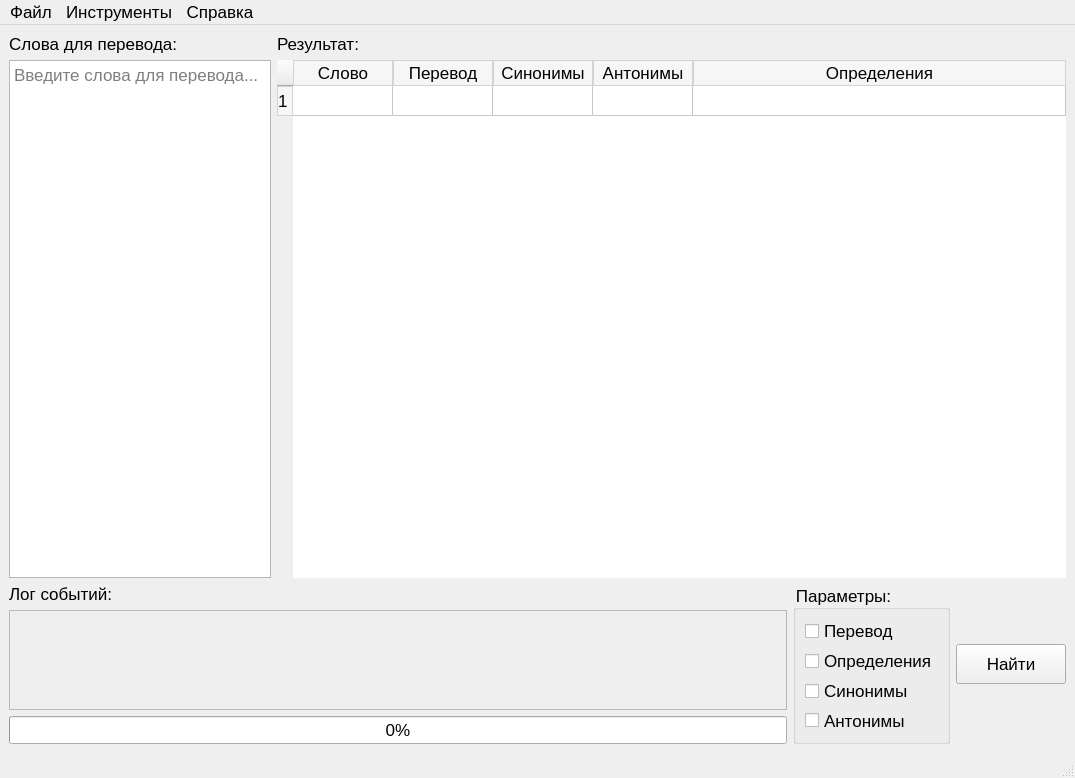
<?xml version="1.0" encoding="UTF-8"?>
<ui version="4.0">
 <class>MainWindow</class>
 <widget class="QMainWindow" name="MainWindow">
  <property name="geometry">
   <rect>
    <x>0</x>
    <y>0</y>
    <width>1075</width>
    <height>778</height>
   </rect>
  </property>
  <property name="windowTitle">
   <string>Tranlsator Desktop - v.3.0</string>
  </property>
  <property name="windowIcon">
   <iconset resource="resources.qrc">
    <normaloff>:/ico/favicon-32x32.png</normaloff>:/ico/favicon-32x32.png</iconset>
  </property>
  <property name="styleSheet">
   <string notr="true">font-size: 17px;</string>
  </property>
  <widget class="QWidget" name="centralwidget">
   <layout class="QVBoxLayout" name="verticalLayout_5">
    <item>
     <layout class="QHBoxLayout" name="horizontalLayout_3">
      <item>
       <layout class="QVBoxLayout" name="verticalLayout">
        <property name="sizeConstraint">
         <enum>QLayout::SetDefaultConstraint</enum>
        </property>
        <item>
         <widget class="QLabel" name="label">
          <property name="text">
           <string>Слова для перевода:</string>
          </property>
          <property name="buddy">
           <cstring>plainTextInputWords</cstring>
          </property>
         </widget>
        </item>
        <item>
         <widget class="QPlainTextEdit" name="plainTextInputWords">
          <property name="minimumSize">
           <size>
            <width>256</width>
            <height>500</height>
           </size>
          </property>
          <property name="maximumSize">
           <size>
            <width>500</width>
            <height>16777215</height>
           </size>
          </property>
          <property name="placeholderText">
           <string>Введите слова для перевода...</string>
          </property>
         </widget>
        </item>
       </layout>
      </item>
      <item>
       <layout class="QVBoxLayout" name="verticalLayout_3">
        <item>
         <widget class="QLabel" name="label_3">
          <property name="enabled">
           <bool>true</bool>
          </property>
          <property name="text">
           <string>Результат:</string>
          </property>
          <property name="buddy">
           <cstring>tableWidgetResult</cstring>
          </property>
         </widget>
        </item>
        <item>
         <widget class="QTableWidget" name="tableWidgetResult">
          <property name="minimumSize">
           <size>
            <width>789</width>
            <height>0</height>
           </size>
          </property>
          <property name="styleSheet">
           <string notr="true">QTableWidget {font-size: 13px;}
QHeaderView::section {
background-color:#f6f6f6;
border: 1px solid lightgray;
}</string>
          </property>
          <property name="frameShape">
           <enum>QFrame::NoFrame</enum>
          </property>
          <property name="alternatingRowColors">
           <bool>true</bool>
          </property>
          <property name="rowCount">
           <number>1</number>
          </property>
          <property name="columnCount">
           <number>5</number>
          </property>
          <attribute name="horizontalHeaderStretchLastSection">
           <bool>true</bool>
          </attribute>
          <row/>
          <column>
           <property name="text">
            <string>Слово</string>
           </property>
          </column>
          <column>
           <property name="text">
            <string>Перевод</string>
           </property>
          </column>
          <column>
           <property name="text">
            <string>Синонимы</string>
           </property>
          </column>
          <column>
           <property name="text">
            <string>Антонимы</string>
           </property>
          </column>
          <column>
           <property name="text">
            <string>Определения</string>
           </property>
          </column>
         </widget>
        </item>
       </layout>
      </item>
     </layout>
    </item>
    <item>
     <layout class="QHBoxLayout" name="horizontalLayout">
      <property name="leftMargin">
       <number>0</number>
      </property>
      <item>
       <layout class="QVBoxLayout" name="verticalLayout_2">
        <item>
         <widget class="QLabel" name="label_2">
          <property name="enabled">
           <bool>true</bool>
          </property>
          <property name="sizePolicy">
           <sizepolicy hsizetype="Expanding" vsizetype="Fixed">
            <horstretch>0</horstretch>
            <verstretch>0</verstretch>
           </sizepolicy>
          </property>
          <property name="text">
           <string>Лог событий:</string>
          </property>
          <property name="buddy">
           <cstring>plainTextEditLog</cstring>
          </property>
         </widget>
        </item>
        <item>
         <widget class="QPlainTextEdit" name="plainTextEditLog">
          <property name="enabled">
           <bool>false</bool>
          </property>
          <property name="sizePolicy">
           <sizepolicy hsizetype="Expanding" vsizetype="Fixed">
            <horstretch>0</horstretch>
            <verstretch>0</verstretch>
           </sizepolicy>
          </property>
          <property name="minimumSize">
           <size>
            <width>600</width>
            <height>100</height>
           </size>
          </property>
          <property name="maximumSize">
           <size>
            <width>16777215</width>
            <height>110</height>
           </size>
          </property>
          <property name="readOnly">
           <bool>true</bool>
          </property>
          <property name="placeholderText">
           <string/>
          </property>
         </widget>
        </item>
        <item>
         <widget class="QProgressBar" name="progressBar">
          <property name="enabled">
           <bool>true</bool>
          </property>
          <property name="value">
           <number>0</number>
          </property>
          <property name="textVisible">
           <bool>true</bool>
          </property>
         </widget>
        </item>
       </layout>
      </item>
      <item>
       <widget class="QGroupBox" name="groupBox">
        <property name="sizePolicy">
         <sizepolicy hsizetype="Fixed" vsizetype="Fixed">
          <horstretch>0</horstretch>
          <verstretch>0</verstretch>
         </sizepolicy>
        </property>
        <property name="minimumSize">
         <size>
          <width>0</width>
          <height>131</height>
         </size>
        </property>
        <property name="title">
         <string>Параметры:</string>
        </property>
        <layout class="QVBoxLayout" name="verticalLayout_4">
         <item>
          <widget class="QCheckBox" name="checkBoxTranslate">
           <property name="text">
            <string>Перевод</string>
           </property>
          </widget>
         </item>
         <item>
          <widget class="QCheckBox" name="checkBoxDefinitions">
           <property name="text">
            <string>Определения</string>
           </property>
          </widget>
         </item>
         <item>
          <widget class="QCheckBox" name="checkBoxSynonyms">
           <property name="text">
            <string>Синонимы</string>
           </property>
          </widget>
         </item>
         <item>
          <widget class="QCheckBox" name="checkBoxAntonyms">
           <property name="text">
            <string>Антонимы</string>
           </property>
          </widget>
         </item>
        </layout>
       </widget>
      </item>
      <item>
       <widget class="QPushButton" name="pushButtonFind">
        <property name="sizePolicy">
         <sizepolicy hsizetype="Fixed" vsizetype="Fixed">
          <horstretch>0</horstretch>
          <verstretch>0</verstretch>
         </sizepolicy>
        </property>
        <property name="minimumSize">
         <size>
          <width>110</width>
          <height>40</height>
         </size>
        </property>
        <property name="text">
         <string>Найти</string>
        </property>
       </widget>
      </item>
     </layout>
    </item>
   </layout>
  </widget>
  <widget class="QMenuBar" name="menubar">
   <property name="geometry">
    <rect>
     <x>0</x>
     <y>0</y>
     <width>1075</width>
     <height>29</height>
    </rect>
   </property>
   <widget class="QMenu" name="menu">
    <property name="title">
     <string>Файл</string>
    </property>
    <addaction name="actionOpen"/>
    <addaction name="actionSaveAs"/>
    <addaction name="separator"/>
    <addaction name="actionExit"/>
   </widget>
   <widget class="QMenu" name="menu_2">
    <property name="title">
     <string>Инструменты</string>
    </property>
    <addaction name="actionReset"/>
    <addaction name="separator"/>
    <addaction name="actionRunSettings"/>
   </widget>
   <widget class="QMenu" name="menu_3">
    <property name="title">
     <string>Справка</string>
    </property>
    <addaction name="actionAboutProgram"/>
    <addaction name="actionAboutDeveloper"/>
   </widget>
   <addaction name="menu"/>
   <addaction name="menu_2"/>
   <addaction name="menu_3"/>
  </widget>
  <widget class="QStatusBar" name="statusbar"/>
  <action name="actionSaveAs">
   <property name="text">
    <string>Сохранить как...</string>
   </property>
   <property name="shortcut">
    <string>Ctrl+Shift+S</string>
   </property>
  </action>
  <action name="actionExit">
   <property name="text">
    <string>Выход</string>
   </property>
  </action>
  <action name="actionRunSettings">
   <property name="text">
    <string>Настройки</string>
   </property>
  </action>
  <action name="actionAboutProgram">
   <property name="text">
    <string>О программе</string>
   </property>
  </action>
  <action name="actionReset">
   <property name="text">
    <string>Сбросить окно</string>
   </property>
   <property name="toolTip">
    <string>Вернуть окно в начальное состояние</string>
   </property>
   <property name="shortcut">
    <string>Ctrl+R</string>
   </property>
  </action>
  <action name="actionOpen">
   <property name="text">
    <string>Открыть</string>
   </property>
   <property name="shortcut">
    <string>Ctrl+O</string>
   </property>
  </action>
  <action name="actionAboutDeveloper">
   <property name="text">
    <string>О разработчике</string>
   </property>
  </action>
 </widget>
 <tabstops>
  <tabstop>plainTextInputWords</tabstop>
  <tabstop>tableWidgetResult</tabstop>
  <tabstop>plainTextEditLog</tabstop>
  <tabstop>checkBoxTranslate</tabstop>
  <tabstop>checkBoxDefinitions</tabstop>
  <tabstop>checkBoxSynonyms</tabstop>
  <tabstop>checkBoxAntonyms</tabstop>
  <tabstop>pushButtonFind</tabstop>
 </tabstops>
 <resources>
  <include location="resources.qrc"/>
 </resources>
 <connections>
  <connection>
   <sender>actionExit</sender>
   <signal>triggered()</signal>
   <receiver>MainWindow</receiver>
   <slot>close()</slot>
   <hints>
    <hint type="sourcelabel">
     <x>-1</x>
     <y>-1</y>
    </hint>
    <hint type="destinationlabel">
     <x>557</x>
     <y>366</y>
    </hint>
   </hints>
  </connection>
  <connection>
   <sender>pushButtonFind</sender>
   <signal>clicked()</signal>
   <receiver>plainTextEditLog</receiver>
   <slot>clear()</slot>
   <hints>
    <hint type="sourcelabel">
     <x>1019</x>
     <y>658</y>
    </hint>
    <hint type="destinationlabel">
     <x>689</x>
     <y>654</y>
    </hint>
   </hints>
  </connection>
  <connection>
   <sender>pushButtonFind</sender>
   <signal>clicked()</signal>
   <receiver>progressBar</receiver>
   <slot>reset()</slot>
   <hints>
    <hint type="sourcelabel">
     <x>1030</x>
     <y>659</y>
    </hint>
    <hint type="destinationlabel">
     <x>731</x>
     <y>724</y>
    </hint>
   </hints>
  </connection>
 </connections>
</ui>
